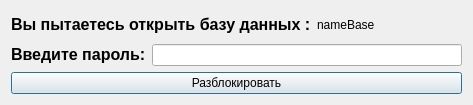
<?xml version="1.0" encoding="UTF-8"?>
<ui version="4.0">
 <class>UnlockDatabaseWidget</class>
 <widget class="QDialog" name="UnlockDatabaseWidget">
  <property name="windowModality">
   <enum>Qt::ApplicationModal</enum>
  </property>
  <property name="geometry">
   <rect>
    <x>0</x>
    <y>0</y>
    <width>473</width>
    <height>105</height>
   </rect>
  </property>
  <property name="maximumSize">
   <size>
    <width>16777215</width>
    <height>172</height>
   </size>
  </property>
  <property name="windowTitle">
   <string>Разблокировать базу данных</string>
  </property>
  <layout class="QGridLayout" name="gridLayout">
   <item row="0" column="0">
    <layout class="QVBoxLayout" name="verticalLayout">
     <item>
      <layout class="QHBoxLayout" name="horizontalLayout_2">
       <item>
        <widget class="QLabel" name="label_2">
         <property name="text">
          <string>&lt;html&gt;&lt;head/&gt;&lt;body&gt;&lt;p&gt;&lt;span style=&quot; font-size:12pt; font-weight:700;&quot;&gt;Вы пытаетесь открыть базу данных :&lt;/span&gt;&lt;/p&gt;&lt;/body&gt;&lt;/html&gt;</string>
         </property>
        </widget>
       </item>
       <item>
        <widget class="QLabel" name="baseName">
         <property name="text">
          <string>nameBase</string>
         </property>
        </widget>
       </item>
      </layout>
     </item>
     <item>
      <layout class="QHBoxLayout" name="horizontalLayout">
       <item>
        <widget class="QLabel" name="label">
         <property name="text">
          <string>&lt;html&gt;&lt;head/&gt;&lt;body&gt;&lt;p&gt;&lt;span style=&quot; font-size:12pt; font-weight:700;&quot;&gt;Введите пароль:&lt;/span&gt;&lt;/p&gt;&lt;/body&gt;&lt;/html&gt;</string>
         </property>
        </widget>
       </item>
       <item>
        <widget class="QLineEdit" name="passwordEntryField"/>
       </item>
      </layout>
     </item>
     <item>
      <widget class="QPushButton" name="unlockBaseButton">
       <property name="styleSheet">
        <string notr="true">font: 600 9pt &quot;Segoe UI&quot;;</string>
       </property>
       <property name="text">
        <string>Разблокировать</string>
       </property>
      </widget>
     </item>
    </layout>
   </item>
  </layout>
 </widget>
 <resources/>
 <connections/>
</ui>
